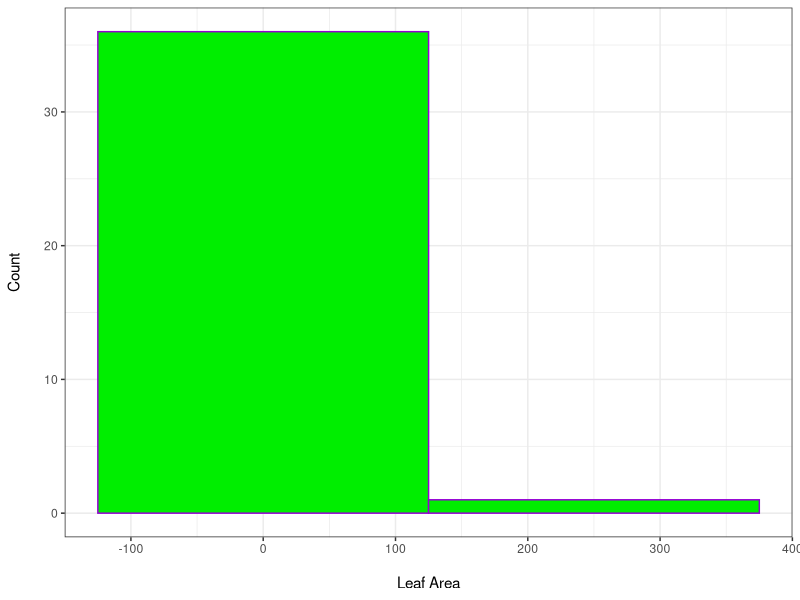
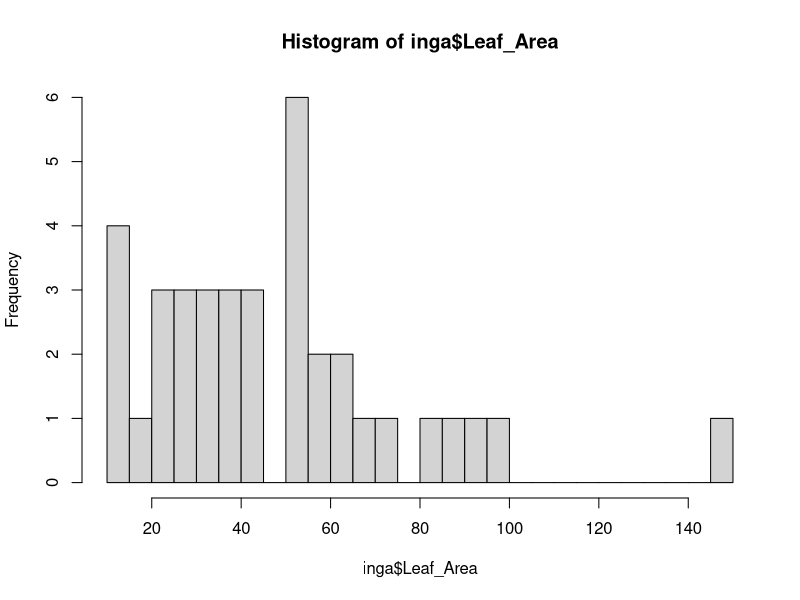

R code for these plots, in order: (Note: this script raises an error after producing the figures.)
# Laura Barraclough 19/11/2021
# Professional Skills Assignment
# email:s1729795

# SECTION 1

#Load libraries and data ----

library(tidyverse)  #for data manipulation and visualisation

inga<- read.csv("data/Inga_traits.csv")

# PART a: make a histogram for leaf area 
(leaf_hist<- ggplot(inga, aes(x=Leaf_Area)) +
  geom_histogram(binwidth = 250, colour= "#9400D3", fill= "#00EE00") +
    theme_bw() +
    ylab("Count\n") +
    xlab("\nLeaf Area"))

(leaf_hist_2<- hist(inga$Leaf_Area, breaks = 37))
  
# PART b
inga<- mutate(inga, log(Leaf_Area)) #log leaf areas
leaf_hist_3<- hist(inga$log(Leaf_Area), breaks = 37)

  
